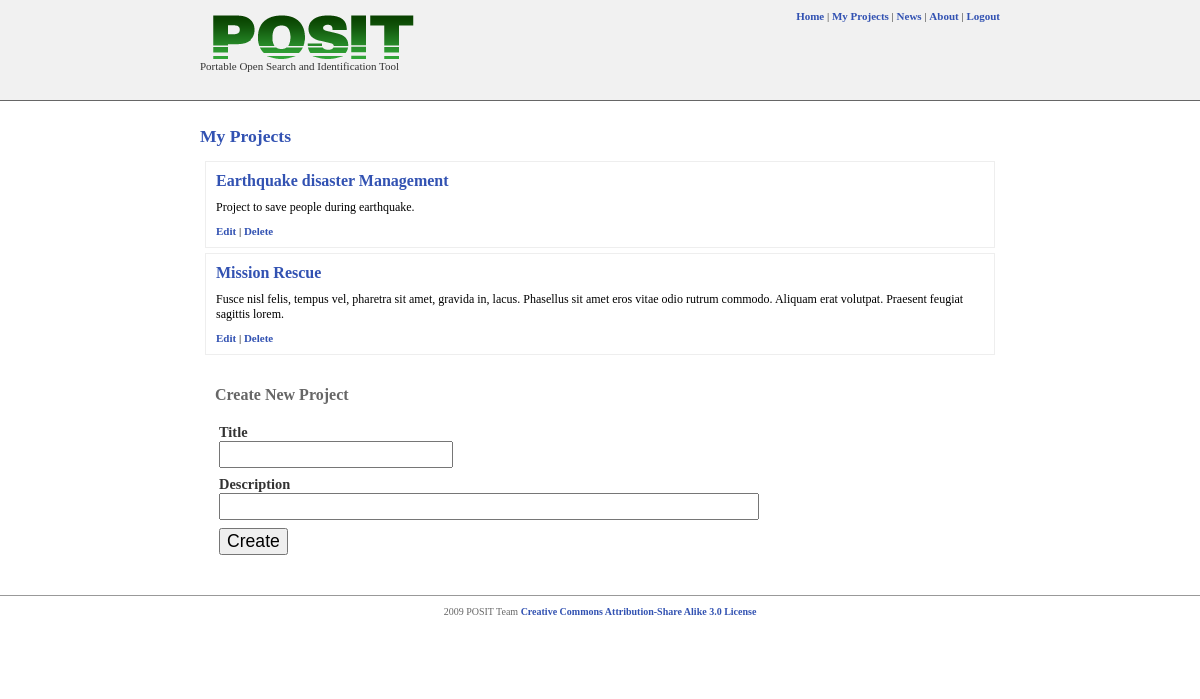
/projects.php (signed in), run on the app's committed database.
### tables this page shows
CREATE TABLE `projects` (
  `id` int(10) unsigned NOT NULL auto_increment,
  `user_id` int(11) NOT NULL,
  `name` varchar(250) NOT NULL,
  `desc` text NOT NULL,
  `created` datetime default NULL,
  PRIMARY KEY  (`id`)
);

### includes/bootstrap.php (called while the page is built, shortened)
<?php
require_once("includes/utils.php");
checkLogged();
?>

### projects.php (the view, shortened to what this page needs)
<?php
require_once("includes/bootstrap.php");
include "includes/pageheader.php";
?>
<div id='newsbody'>
<div class='container'>
<?php
	echo "<h2>My Projects</h2>\n";
	$result = mysql_query("SELECT * FROM projects WHERE user_id='{$currentUser['id']}' ORDER BY created");
	while ($row = mysql_fetch_assoc($result)){
		echo "<div class='projects'>\n";
		echo "<div class='project-title'><a href='projectedit.php?id={$row['id']}'>{$row['name']}</a></div>\n";
		echo "<div class='project-desc'>{$row['desc']}</div>\n";
		echo "<div class='project-footer'><a href='projectedit.php?id={$row['id']}'>Edit</a> | <a href='projects.php?id={$row['id']}&r=delete'>Delete</a></div>\n";
		echo "</div>\n";
	}
	echo "<form method='POST' action='",$_SERVER['PHP_SELF'],"?r=add'>\n";
	echo "<div class='projects' style='border:none;'>\n";
	echo "<h3>Create New Project</h3>\n";
	echo "<div class='inputbox'><input type='submit' value='Create'></div>";
	echo "</div>\n";
	echo "</form>\n";
?>
</div>
</div>
<?php
include "includes/pagefooter.php";
?>

### css/style.css (style rules this page uses)
body { background: #fff; margin: 0px; padding: 0px; font-family: Verdana; }
a { color: #3252b2; font-weight: bold; text-decoration: none; }
.container { width: 800px; margin: 0 auto; padding: 10px; clear:both; }
.container h2 { font: 1.1em Verdana; font-weight: bold; color: #3252b2; }
.container h3 { font-size: 1em; font-weight: bold; color: #666; }
.inputbox { padding: 4px; }
.inputbox input { font-size: 110%; }
.projects { padding: 10px; border:1px solid #eee; margin: 5px; }
.projects .project-title { font-weight: bold; color: #333; }
.projects .project-desc { font-size: 12px; padding: 10px 0; }
.projects .project-footer { font-size: 11px; }

### data on the page
projects: name "Earthquake disaster Management", desc "Project to save people during earthquake."
projects: name "Mission Rescue", desc "Fusce nisl felis, tempus vel, pharetra sit amet, gravida in, lacus. Phasellus sit amet eros vitae odio rutrum commodo. Aliquam erat volutpat. Praesent feugiat sagittis lorem."

### other printed values
$label "Title Description"
